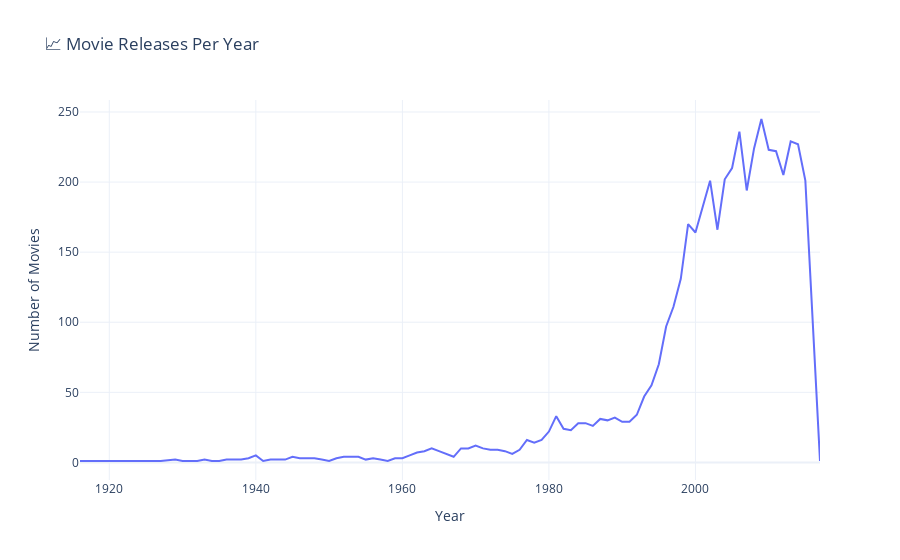

The notebook cell this image was saved under:
### Markdown cell above
## 4. Exploratory Data Analysis (EDA)

Visualize key patterns and distributions in the movie dataset.

### Code cell
# Movies released per year (line chart)
yearly_counts = df.groupby('release_year').size().reset_index(name='count')
yearly_counts = yearly_counts[yearly_counts['release_year'] > 1900]

fig = px.line(yearly_counts, x='release_year', y='count',
              title='Movie Releases Per Year',
              labels={'release_year': 'Year', 'count': 'Number of Movies'},
              template='plotly_white')
fig.update_traces(line=dict(color='#636EFA', width=2))
fig.update_layout(hovermode='x unified')
fig.show()

### Figure 1 — Plotly figure (JSON) as saved in the notebook; plotly's stock layout.template omitted (floating-point values rounded to 4 significant figures)
{"data": [{"hovertemplate": "Year=%{x}<br>Number of Movies=%{y}<extra></extra>", "legendgroup": "", "line": {"color": "#636EFA", "dash": "solid", "width": 2}, "marker": {"symbol": "circle"}, "mode": "lines", "name": "", "orientation": "v", "showlegend": false, "type": "scatter", "x": [1916, 1925, 1927, 1929, 1930, 1932, 1933, 1934, 1935, 1936, 1937, 1938, 1939, 1940, 1941, 1942, 1944, 1945, 1946, 1947, 1948, 1949, 1950, 1951, 1952, 1953, 1954, 1955, 1956, 1957, 1958, 1959, 1960, 1961, 1962, 1963, 1964, 1965, 1966, 1967, 1968, 1969, 1970, 1971, 1972, 1973, 1974, 1975, 1976, 1977, 1978, 1979, 1980, 1981, 1982, 1983, 1984, 1985, 1986, 1987, 1988, 1989, 1990, 1991, 1992, 1993, 1994, 1995, 1996, 1997, 1998, 1999, 2000, 2001, 2002, 2003, 2004, 2005, 2006, 2007, 2008, 2009, 2010, 2011, 2012, 2013, 2014, 2015, 2016, 2017], "xaxis": "x", "y": [1, 1, 1, 2, 1, 1, 2, 1, 1, 2, 2, 2, 3, 5, 1, 2, 2, 4, 3, 3, 3, 2, 1, 3, 4, 4, 4, 2, 3, 2, 1, 3, 3, 5, 7, 8, 10, 8, 6, 4, 10, 10, 12, 10, 9, 9, 8, 6, 9, 16, 14, 16, 22, 33, 24, 23, 28, 28, 26, 31, 30, 32, 29, 29, 34, 47, 55, 70, 97, 111, 131, 170, 164, 182, 201, 166, 202, 210, 236, 194, 224, 245, 223, 222, 205, 229, 227, 201, 104, 1], "yaxis": "y"}], "layout": {"hovermode": "x unified", "legend": {"tracegroupgap": 0}, "title": {"text": "📈 Movie Releases Per Year"}, "xaxis": {"anchor": "y", "domain": [0, 1], "title": {"text": "Year"}}, "yaxis": {"anchor": "x", "domain": [0, 1], "title": {"text": "Number of Movies"}}}}
